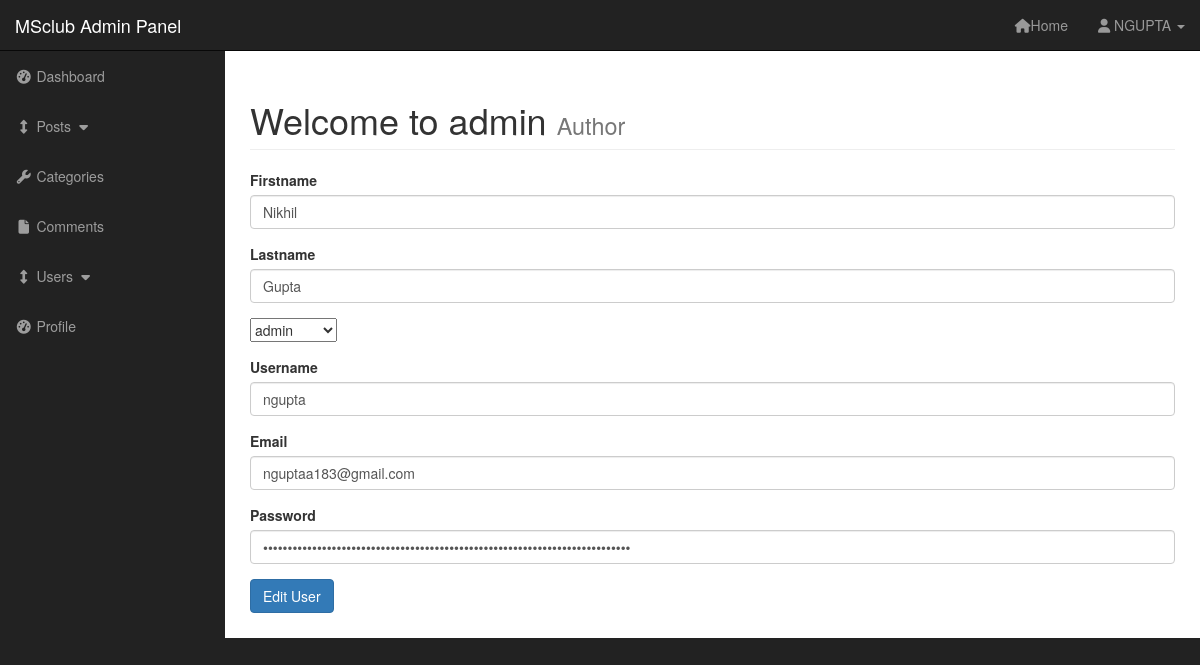
Screenshot of /msblog/admin/users.php?source=edit_user&edit_user=21 (signed in) with the database file from the repository.
### tables this page shows
CREATE TABLE `users` (
  `user_id` int(3) NOT NULL,
  `oauth_provider` varchar(255) NOT NULL,
  `oauth_uid` varchar(255) NOT NULL,
  `username` varchar(255) NOT NULL,
  `user_password` varchar(255) NOT NULL,
  `user_firstname` varchar(255) NOT NULL,
  `user_lastname` varchar(255) NOT NULL,
  `user_email` varchar(255) NOT NULL,
  `gender` varchar(10) NOT NULL,
  `locale` varchar(10) NOT NULL,
  `user_image` text NOT NULL,
  `user_role` varchar(255) NOT NULL,
  `randSalt` varchar(255) NOT NULL DEFAULT '$5$rounds=5000$usesomesillystringforsalt$',
  `link` varchar(255) NOT NULL,
  `created` datetime NOT NULL,
  `modified` datetime NOT NULL
);

### msblog/admin/edit_user.php (the view, shortened to what this page needs)
<?php
if(isset($_GET['edit_user'])){
  $the_user_id=$_GET['edit_user'];
  $query="SELECT * FROM users WHERE user_id=$the_user_id ";
  $select_users_query=mysqli_query($connection,$query);
  while($row=mysqli_fetch_assoc($select_users_query)){
    $username=$row['username'];
    $user_password=$row['user_password'];
    $user_firstname=$row['user_firstname'];
    $user_lastname=$row['user_lastname'];
    $user_email=$row['user_email'];
    $user_role=$row['user_role'];
  }
}
?>
<form action="" method="post" enctype="multipart/form-data">
  <div class="form-group">
    <label for="title">Firstname</label>
    <input type="text" name="user_firstname" class="form-control" value="<?php echo $user_firstname; ?>">
  </div>
  <div class="form-group">
    <label for="post_status">Lastname</label>
    <input type="text" name="user_lastname" class="form-control" value="<?php echo $user_lastname; ?>">
  </div>
  <div class="form-group">
    <select class="" name="user_role">
      <option value="<?php echo $user_role; ?>"><?php echo $user_role; ?></option>
    </select>
  </div>
<div class="form-group">
  <label for="post_tags">Username</label>
  <input type="text" name="username" class="form-control" value="<?php echo $username; ?>">
</div>
<div class="form-group">
  <label for="post_content">Email</label>
  <input type="email" name="user_email" class="form-control" value="<?php echo $user_email; ?>">
</div>
<div class="form-group">
  <label for="post_content">Password</label>
  <input type="password" name="user_password" class="form-control" value="<?php echo $user_password; ?>">
</div>
<div class="form-group">
  <input class="btn btn-primary" type="submit" name="edit_user" value="Edit User">
</div>
</form>

### msblog/admin/css/sb-admin.css (style rules this page uses)
body { margin-top: 100px; background-color: #222; }
@media (min-width:768px) { body { margin-top: 50px; } }

### rows the page displays
users: user_firstname "Nikhil", user_lastname "Gupta", user_role "admin", username "ngupta", user_email "nguptaa183@gmail.com"

### other values shown
$_SESSION['username'] "NGUPTA"
